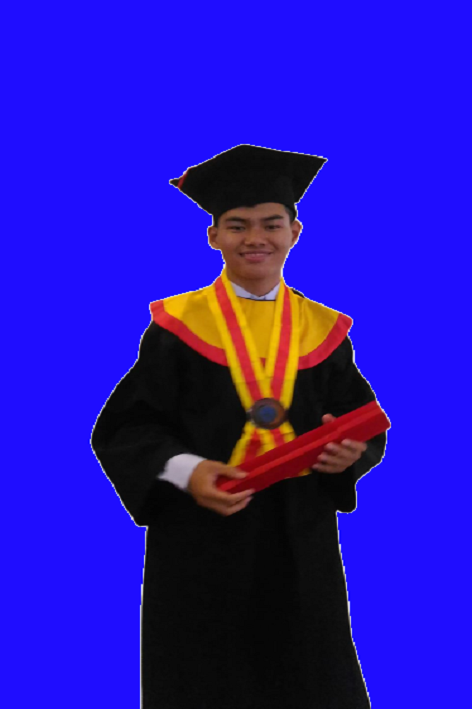
#> input picture pcd-7/wahyu.jpg, 472 x 709 px
$ jupyter execute --allow-errors PCD-7.ipynb   (older library calls are emulated)
#> lines starting #> are read from the running program, lines starting #| are printed output that depends on the picture
[cell 1]
#PCD TUGAS 7
#NO 1
import cv2
import numpy as np
from skimage import io
import matplotlib.pyplot as plt
from pylab import *

[cell 2]
img1 = cv2.imread('wahyu.jpg')
#> img1 is the input picture: shape (709, 472, 3); mean B, G, R 179.2, 20.4, 40.1
img2 = cv2.imread('wahyu_bebas.jpg')
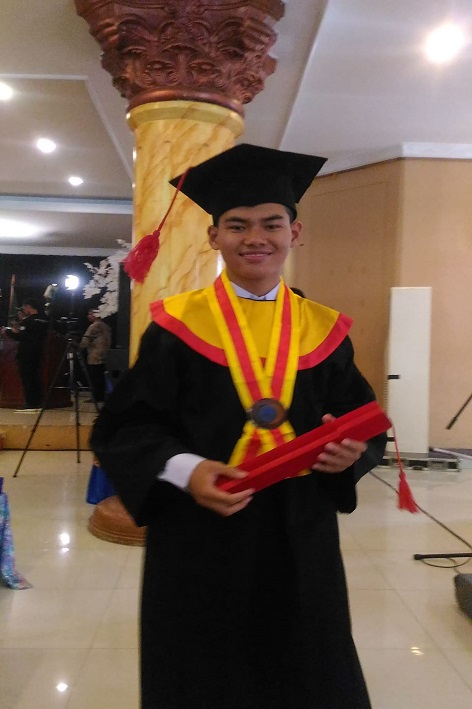
#> input picture pcd-7/wahyu_bebas.jpg, 472 x 709 px
#> img2 is the input picture: shape (709, 472, 3); mean B, G, R 80.2, 95.6, 118.4

[cell 3]
sift = cv2.SIFT_create()
gray1 = cv2.cvtColor(img1, cv2.COLOR_BGR2GRAY)
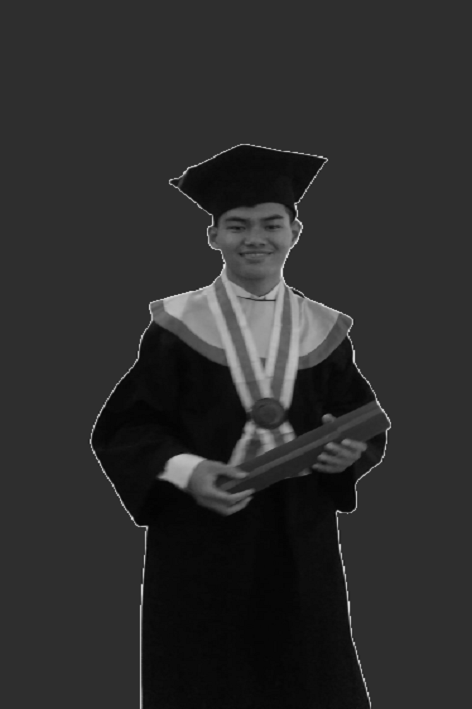
#> gray1: shape (709, 472); min 3, max 238, mean 44.4
gray2 = cv2.cvtColor(img2, cv2.COLOR_BGR2GRAY)
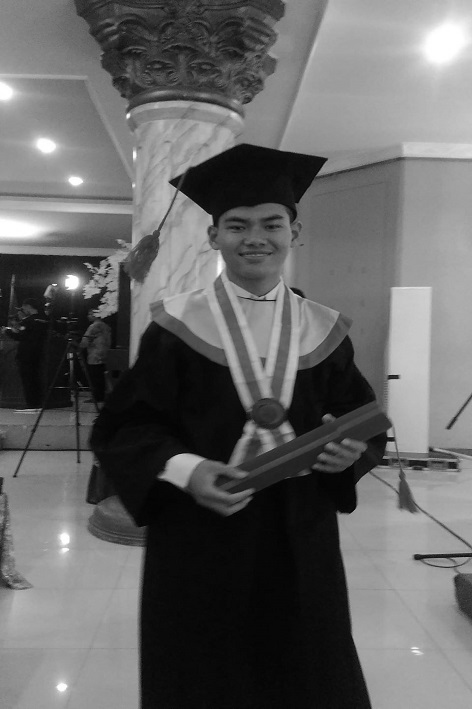
#> gray2: shape (709, 472); min 0, max 255, mean 100.7

[cell 4]
keypoint1, descriptor1 = sift.detectAndCompute(img1, None)
#> keypoint1 = 301 keypoints; strongest (x, y, size): (132, 518, 2.1), (368, 693, 1.9), (340, 546, 2.2), (349, 603, 2.3)
keypoint2, descriptor2 = sift.detectAndCompute(img2, None)
#> keypoint2 = 763 keypoints; strongest (x, y, size): (72, 282, 12.1), (181, 468, 22.2), (396, 377, 3.6), (128, 116, 2.9)
sift_image1 = cv2.drawKeypoints(gray1, keypoint1, img1)
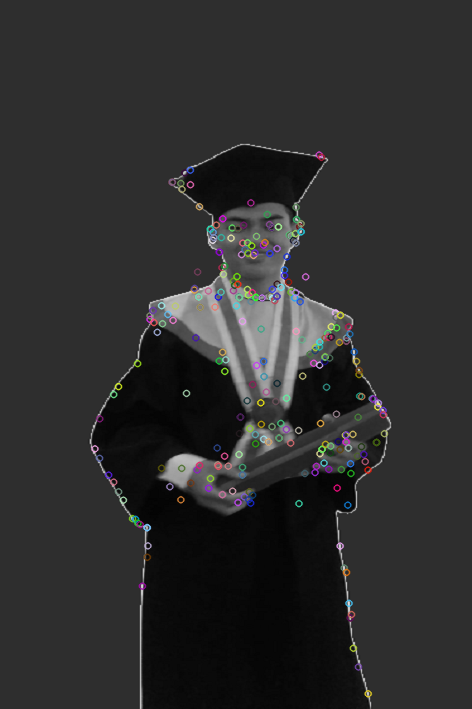
#> sift_image1: shape (709, 472, 3); mean B, G, R 45.3, 45.2, 45.3
sift_image2 = cv2.drawKeypoints(gray2, keypoint2, img2)
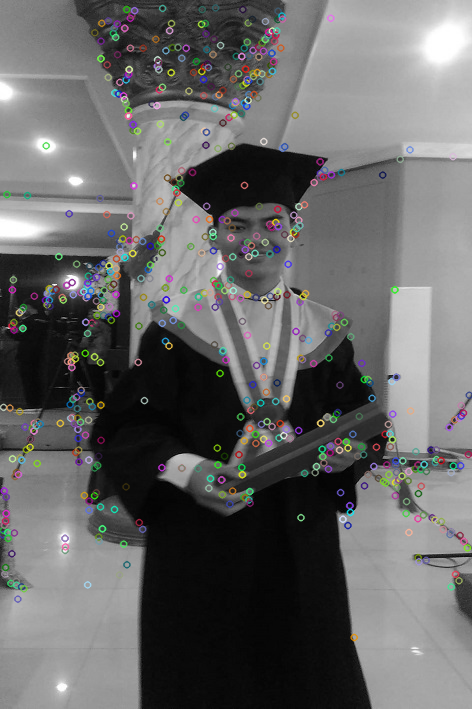
#> sift_image2: shape (709, 472, 3); mean B, G, R 102, 102.1, 102.1

[cell 5]
print('Menampilkan Fitur SIFT')
figure(0)
io.imshow(sift_image1)
figure(1)
io.imshow(sift_image2)

[cell 6]
#Menyimpan Hasil Citra
#No 2
cv2.imwrite("foto_Formal.jpg", sift_image1)
cv2.imwrite("foto_Bebas.jpg", sift_image2)
#> Out = True

[cell 7]
#No 3
from skimage.measure import compare_ssim as ssim

hasilformal = cv2.imread('fotoformal.jpg')
hasilbebas = cv2.imread('fotobebas.jpg')

#> (the rest of this cell did not finish here and is left out)

[cell 8]
#no 4
norm = cv2.NORM_L2
netsian = cv2.BFMatcher(norm)
matches = netsian.match(descriptor1, descriptor2)
#> matches = 301 matches
matches = sorted(matches, key = lambda match:match.distance)
matched_img = cv2.drawMatches(img1, keypoint1, img2, keypoint2, matches[:100], img2.copy())
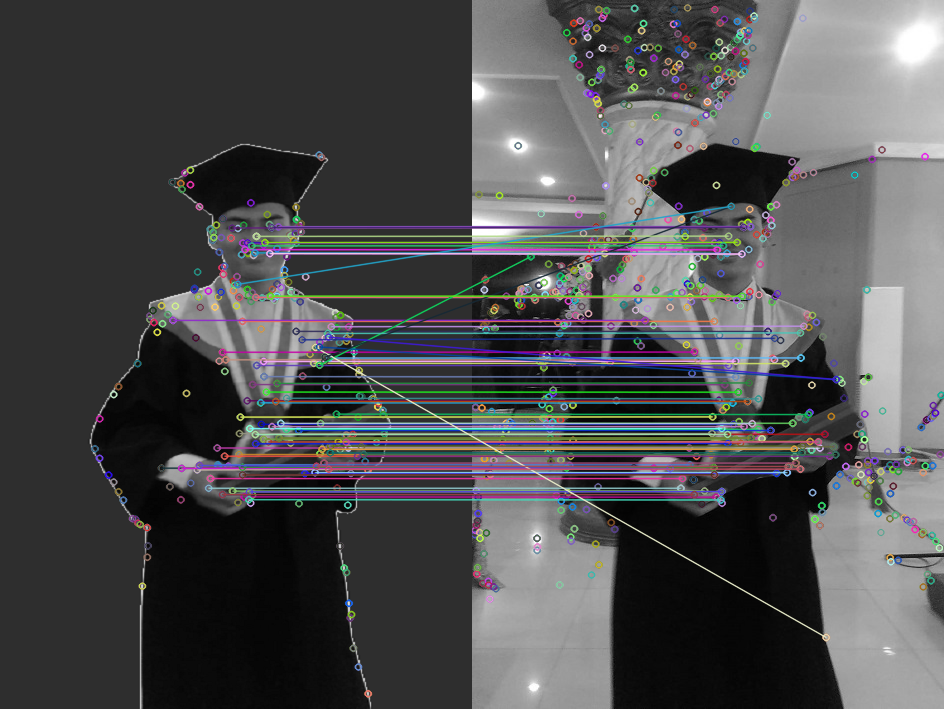
#> matched_img: shape (709, 944, 3); mean B, G, R 79.3, 78.1, 78.2
plt.figure(figsize=(100,300))
plt.imshow(matched_img)

[cell 9]
#no 5
norm = cv2.NORM_L2
netsian = cv2.BFMatcher(norm)
matches = netsian.match(descriptor2, descriptor1)
#> matches = 763 matches
matches = sorted(matches, key = lambda match:match.distance)
matched_img = cv2.drawMatches(img2, keypoint2, img1, keypoint1, matches[:100], img1.copy())
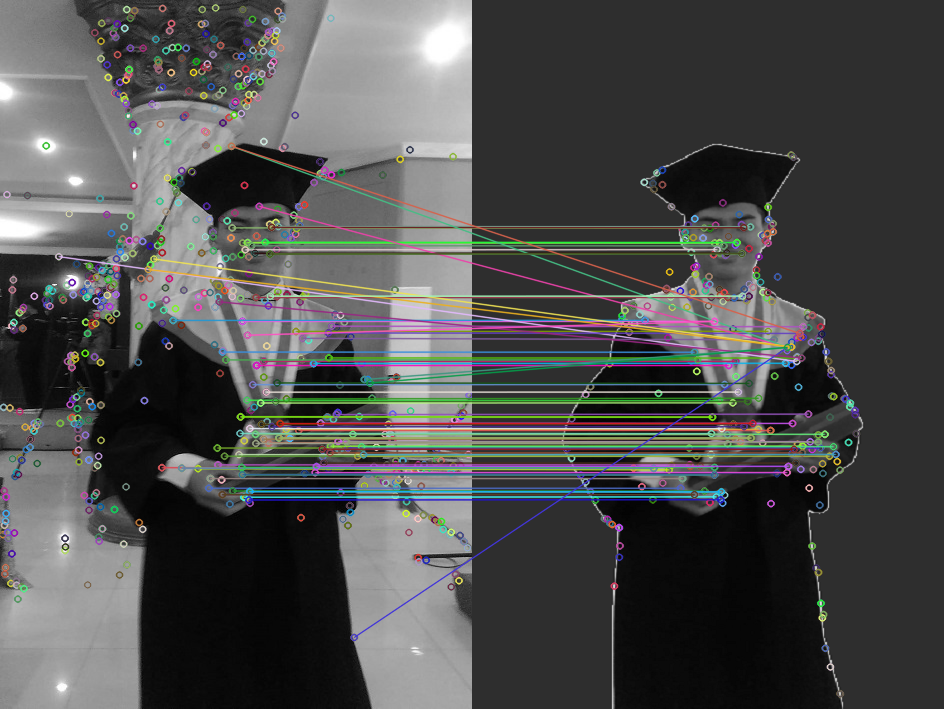
#> matched_img: shape (709, 944, 3); mean B, G, R 77.3, 78, 77.4
plt.figure(figsize=(100,300))
plt.imshow(matched_img)
